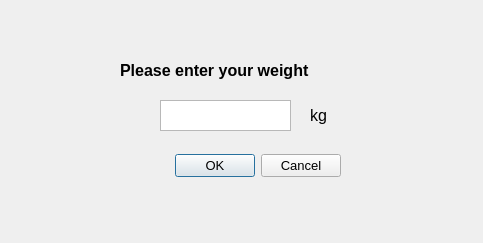
<?xml version="1.0" encoding="UTF-8"?>
<ui version="4.0">
 <class>Dialog</class>
 <widget class="QDialog" name="Dialog">
  <property name="geometry">
   <rect>
    <x>0</x>
    <y>0</y>
    <width>483</width>
    <height>243</height>
   </rect>
  </property>
  <property name="font">
   <font>
    <family>Arial</family>
    <pointsize>10</pointsize>
   </font>
  </property>
  <property name="windowTitle">
   <string>Dialog</string>
  </property>
  <widget class="QDialogButtonBox" name="buttonBox">
   <property name="geometry">
    <rect>
     <x>150</x>
     <y>150</y>
     <width>191</width>
     <height>32</height>
    </rect>
   </property>
   <property name="orientation">
    <enum>Qt::Horizontal</enum>
   </property>
   <property name="standardButtons">
    <set>QDialogButtonBox::Cancel|QDialogButtonBox::Ok</set>
   </property>
  </widget>
  <widget class="QTextEdit" name="textEdit">
   <property name="geometry">
    <rect>
     <x>160</x>
     <y>100</y>
     <width>131</width>
     <height>31</height>
    </rect>
   </property>
   <property name="html">
    <string>&lt;!DOCTYPE HTML PUBLIC &quot;-//W3C//DTD HTML 4.0//EN&quot; &quot;http://www.w3.org/TR/REC-html40/strict.dtd&quot;&gt;
&lt;html&gt;&lt;head&gt;&lt;meta name=&quot;qrichtext&quot; content=&quot;1&quot; /&gt;&lt;style type=&quot;text/css&quot;&gt;
p, li { white-space: pre-wrap; }
&lt;/style&gt;&lt;/head&gt;&lt;body style=&quot; font-family:'Arial'; font-size:10pt; font-weight:400; font-style:normal;&quot;&gt;
&lt;p align=&quot;center&quot; style=&quot;-qt-paragraph-type:empty; margin-top:0px; margin-bottom:0px; margin-left:0px; margin-right:0px; -qt-block-indent:0; text-indent:0px; font-family:'SimSun'; font-size:9pt;&quot;&gt;&lt;br /&gt;&lt;/p&gt;&lt;/body&gt;&lt;/html&gt;</string>
   </property>
  </widget>
  <widget class="QLabel" name="label">
   <property name="geometry">
    <rect>
     <x>120</x>
     <y>50</y>
     <width>251</width>
     <height>41</height>
    </rect>
   </property>
   <property name="font">
    <font>
     <family>Arial</family>
     <pointsize>12</pointsize>
     <weight>75</weight>
     <bold>true</bold>
    </font>
   </property>
   <property name="text">
    <string>Please enter your weight</string>
   </property>
  </widget>
  <widget class="QLabel" name="label_2">
   <property name="geometry">
    <rect>
     <x>310</x>
     <y>100</y>
     <width>72</width>
     <height>31</height>
    </rect>
   </property>
   <property name="font">
    <font>
     <family>Arial</family>
     <pointsize>12</pointsize>
     <weight>50</weight>
     <bold>false</bold>
    </font>
   </property>
   <property name="text">
    <string>kg</string>
   </property>
  </widget>
 </widget>
 <resources/>
 <connections>
  <connection>
   <sender>buttonBox</sender>
   <signal>accepted()</signal>
   <receiver>Dialog</receiver>
   <slot>accept()</slot>
   <hints>
    <hint type="sourcelabel">
     <x>248</x>
     <y>254</y>
    </hint>
    <hint type="destinationlabel">
     <x>157</x>
     <y>274</y>
    </hint>
   </hints>
  </connection>
  <connection>
   <sender>buttonBox</sender>
   <signal>rejected()</signal>
   <receiver>Dialog</receiver>
   <slot>reject()</slot>
   <hints>
    <hint type="sourcelabel">
     <x>316</x>
     <y>260</y>
    </hint>
    <hint type="destinationlabel">
     <x>286</x>
     <y>274</y>
    </hint>
   </hints>
  </connection>
 </connections>
</ui>
